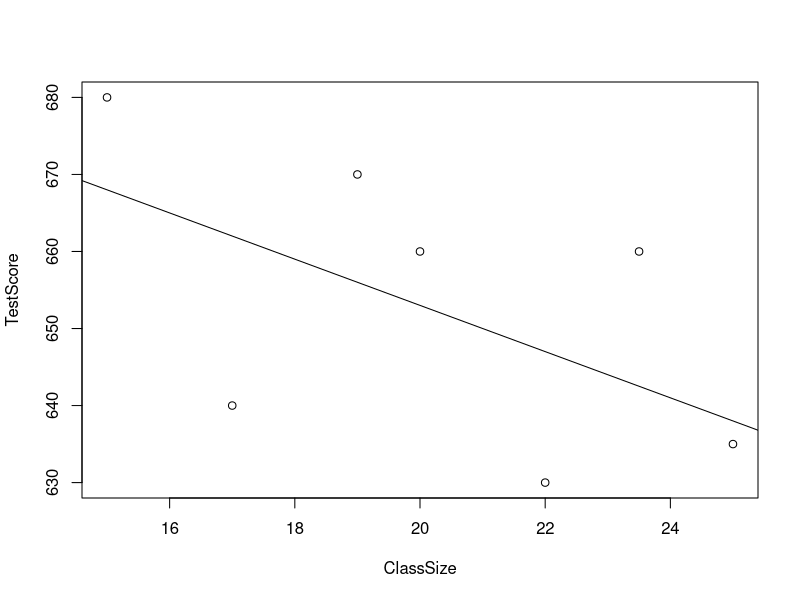
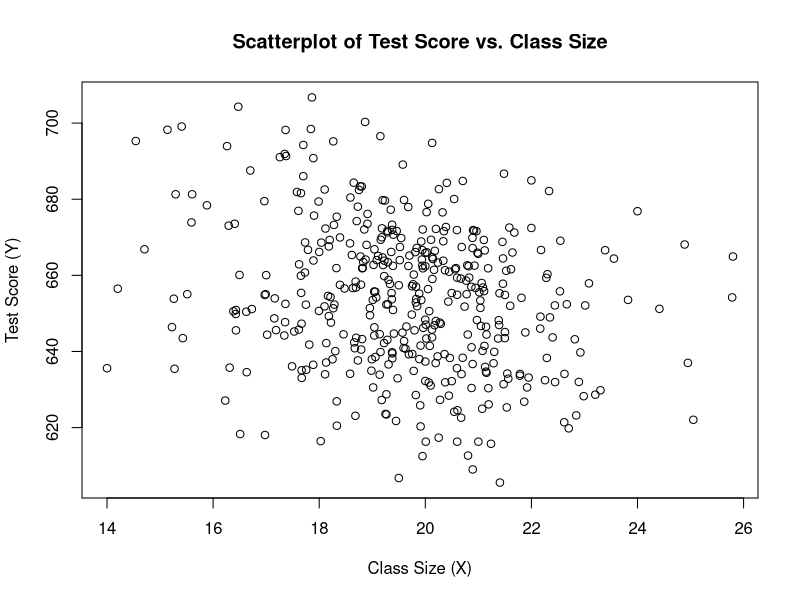
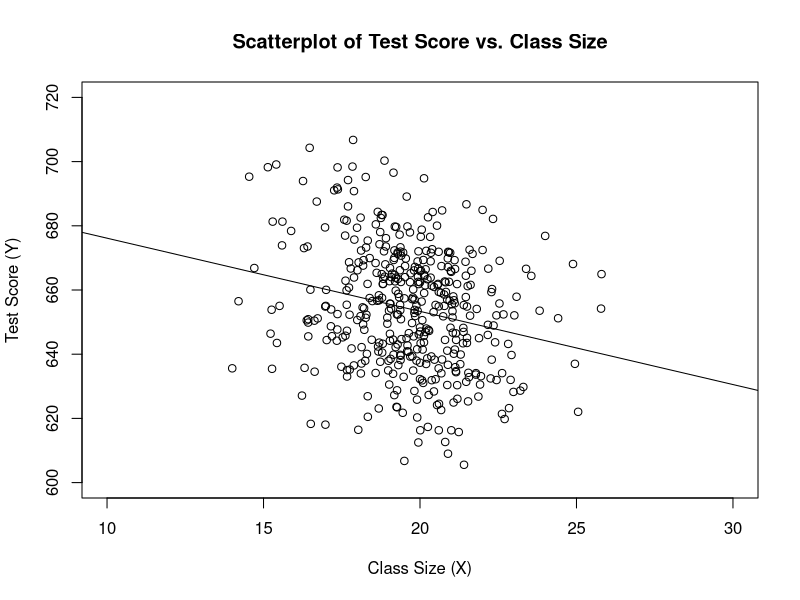
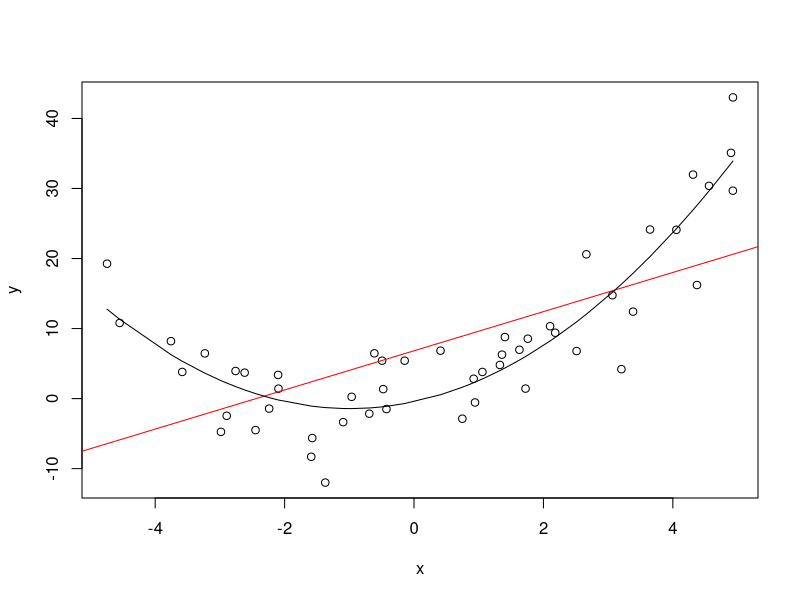
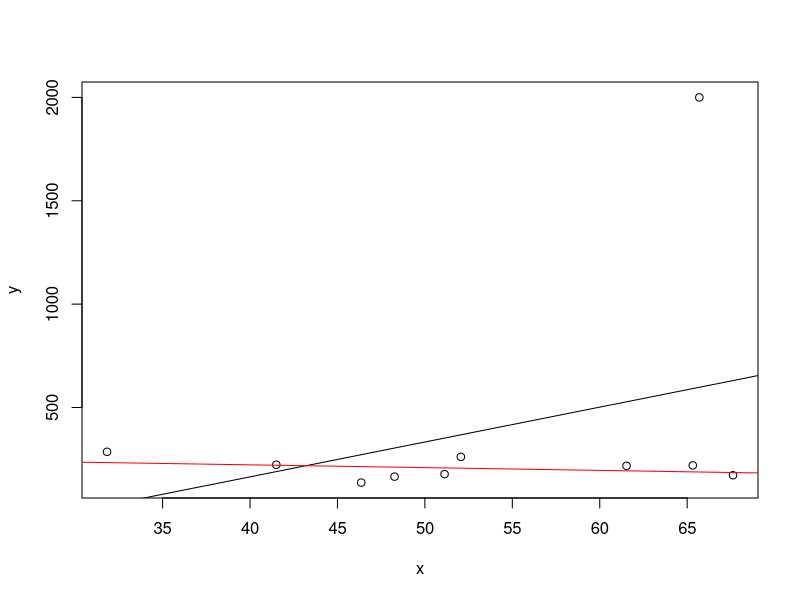
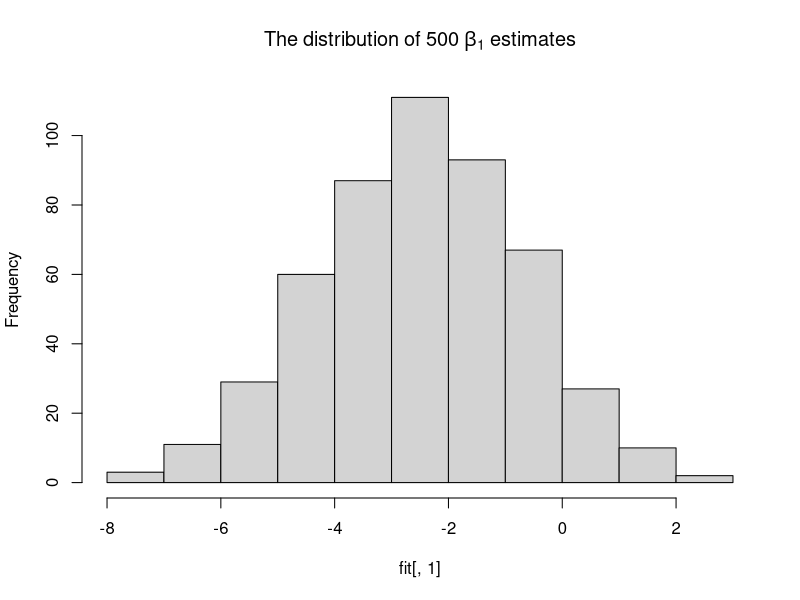
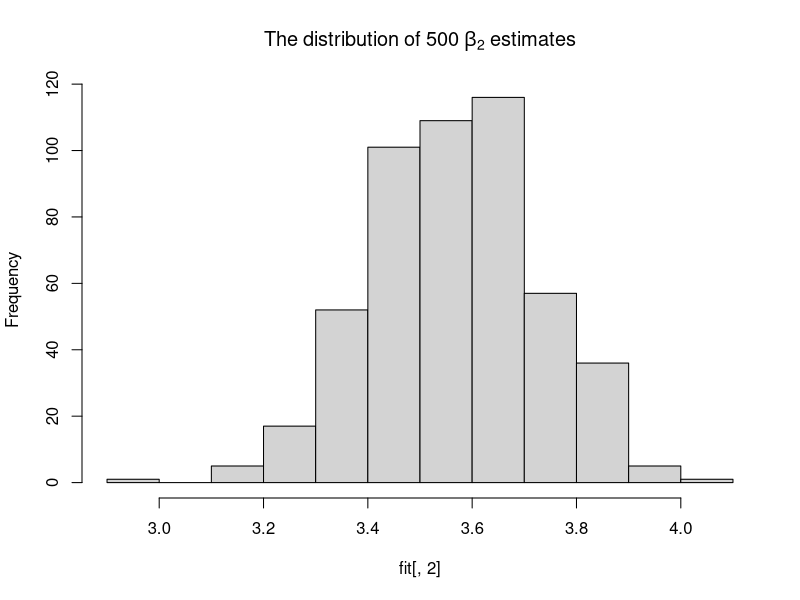

These figures' R source, in order:
## ---- chunk 1
#Creating sample data
TestScore   <- c(680, 640, 670, 660, 630, 660, 635) 
ClassSize   <- c(15, 17, 19, 20, 22, 23.5, 25)
                         
#Print out sample data
TestScore 
ClassSize
## ---- chunk 2
plot(TestScore ~ ClassSize)
abline(a = 713, b = -3)
## ---- chunk 3
library(AER)                                                    # contains the data set 
data(CASchools)                                                 # loads the the data set in the workspace 
## ---- chunk 4
class(CASchools)
## ---- chunk 5
head(CASchools)
## ---- chunk 6
CASchools$size     <- CASchools$students/CASchools$teachers     # class size
CASchools$score    <- (CASchools$read + CASchools$math)/2       # average test-score
## ---- chunk 7
avg_size      <- mean(CASchools$size) 
avg_score     <- mean(CASchools$score)
sd_size       <- sd(CASchools$size) 
sd_score      <- sd(CASchools$score)
quantiles     <- c(0.10, 0.25, 0.4, 0.5, 0.6, 0.75, 0.9)
quant_size    <- quantile(CASchools$size, quantiles)
quant_score   <- quantile(CASchools$score, quantiles)

#Gather everything in a data frame 
DistributionSummary <- data.frame(Average           = c(avg_size, avg_score), 
                                  StandardDeviation = c(sd_size, sd_score), 
                                  quantile          = rbind(quant_size, quant_score)
                                  )
DistributionSummary
## ---- chunk 8
plot(score ~ size, 
     data = CASchools,
     main = "Scatterplot of Test Score vs. Class Size", 
     xlab = "Class Size (X)",
     ylab = "Test Score (Y)"
)
## ---- chunk 9
cor(CASchools$size, CASchools$score)
## ---- chunk 10
attach(CASchools) #allows to use the variables contained in CASchools directly
beta_1 <- sum((size - mean(size))*(score - mean(score))) / sum((size - mean(size))^2)
beta_0 <- mean(score) - beta_1 * mean(size)
beta_1
beta_0
## ---- chunk 11
#Assigns the results of the lm estimation to linear_model
linear_model <- lm(score ~ size, data = CASchools)

#Prints the standard output of the estimated lm object 
linear_model
## ---- chunk 12
plot(score ~ size, 
     data = CASchools,
     main = "Scatterplot of Test Score vs. Class Size", 
     xlab = "Class Size (X)",
     ylab = "Test Score (Y)",
     xlim = c(10,30),
     ylim = c(600, 720))

abline(linear_model) # add regression line
## ---- chunk 13
summary(linear_model)
## ---- chunk 14
set.seed(321)
x <- runif(50, min = -5, max = 5)
u <- rnorm(50, sd = 5)             
y <- x^2 + 2*x + u                 # the truth 

plot(y~x)
l <- predict(lm(y~x +  I(x^2)), data.frame(x = sort(x)))
abline(lm(y~x), col = "red")
lines(sort(x), l)
## ---- chunk 15
set.seed(123)
x     <- sort(runif(10, min = 30, max = 70 ))
y     <- rnorm(10 , mean = 200, sd = 50)
y[9] <- 2000

fit               <- lm(y ~ x)
fitWithoutOutlier <- lm(y[-9] ~ x[-9])

plot(y ~ x)
abline(fit)
abline(fitWithoutOutlier, col = "red")
## ---- chunk 16
#Population Regression
pop_n      <- 1000
x          <- runif(pop_n, min = 0, max = 20)
u          <- rnorm(pop_n, sd = 10)
y          <- -2 + 3.5*x + u
population <- data.frame(x, y)
## ---- chunk 17
n <- 100 # sample size
sigma_b1 <- var( ( x - mean(x) ) * u ) / (100 * var(x)^2)
H_i      <- 1 - mean(x) / mean(x^2) * x
sigma_b0 <- var(H_i * u) / (n * mean(H_i^2)^2 )

#Estimation
number_of_estimations <- 500


fit <- matrix(ncol = 2, nrow = number_of_estimations)
for (i in 1:number_of_estimations){
 random_sample  <- population[ sample(1:pop_n, n), ]
 fit[i, ]       <- lm(y ~ x, data = random_sample)$coefficients
}

var(fit[ ,1])
hist(fit[ ,1], main = bquote(The ~ distribution  ~ of ~ 500 ~ beta[1] ~ estimates))

var(fit[ ,2])
hist(fit[ ,2], , main = bquote(The ~ distribution  ~ of ~ 500 ~ beta[2] ~ estimates))
